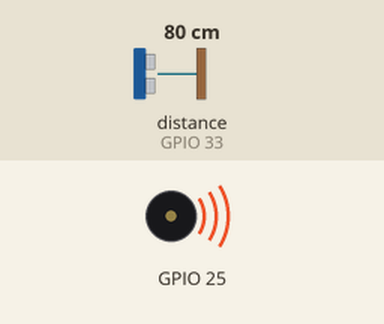
Simulated run of this sketch. Board: ESP32. On the bench: buzzer (waves = sounding). Inputs (shaded band) come from the test bench; at power-on: distance to the obstacle (sensor on GPIO 33) 80 cm. The echo pulse lasts 58.3 µs per cm; what the sketch prints to the serial monitor is not drawn.

Above: at 0.1 s.
Timing chart, 0 to 1.6 s (numbered marks = the images above):
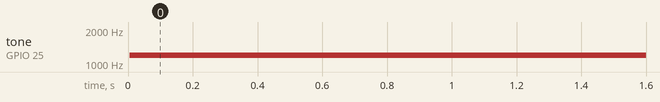

The sketch:

thereminimin.ino
```cpp
#include <HCSR04.h>

float currVol = 0;
int volume = 0;
float currFreq = 0;
int frequency = 0;

//The two ultrasound sensors
UltraSonicDistanceSensor distanceSensorVolume(34, 35); //(Trig, Echo)
UltraSonicDistanceSensor distanceSensorFrequency(32, 33); //(Trig, Echo)

void setup() {
  Serial.begin(115200);
  ledcSetup(0, 2000, 8); //Channel, Freq, Resolution
  ledcAttachPin(25, 0); //Pin, Channel
}

void loop() {
  //currVol   = distanceSensorVolume.measureDistanceCm();
  currFreq  = distanceSensorFrequency.measureDistanceCm();

  //currVol   -= 5; //Remove the first 5 centimeters
  currFreq  -= 5;

  //volume    = (int) currVol;
  frequency = (int) currFreq;

  //Trunkate the values from 5 to 50cm
  //volume    = (volume < 1) ? 1 : volume;
  //volume    = (volume > 45) ? 45 : volume;

  frequency = (frequency < 1) ? 1 : frequency;
  frequency = (frequency > 45) ? 45 : frequency;

  //volume    *= 5; //To access all audible notes
  frequency *= 20;

  //The minimal value
  frequency += 300;

  Serial.print("f=");
  Serial.println(frequency);
  //Serial.print(" | v=");
  //Serial.println(volume);

  //For the buzzer
  //ledcWrite(0, volume);
  ledcWriteTone(0, frequency);
}
```

Measured:
- by itself, tone on GPIO 25: silent → 1200 Hz at 0.01 s
